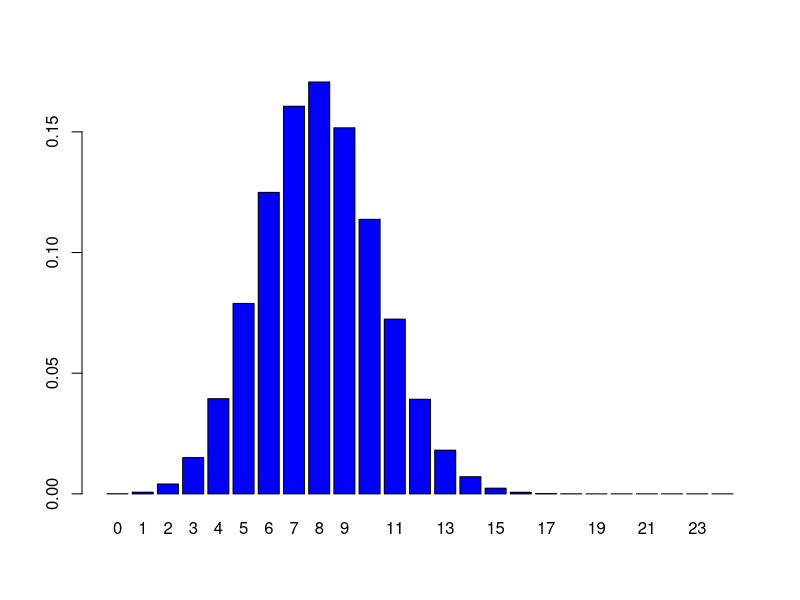
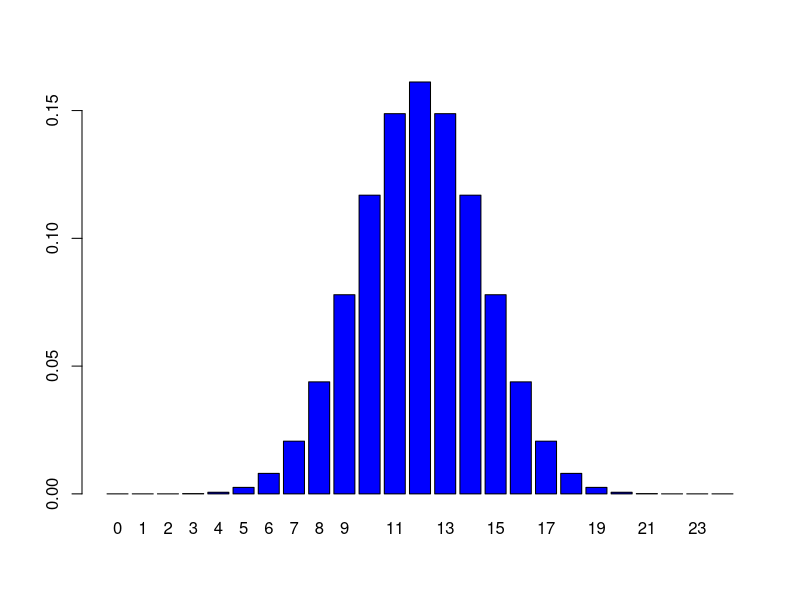
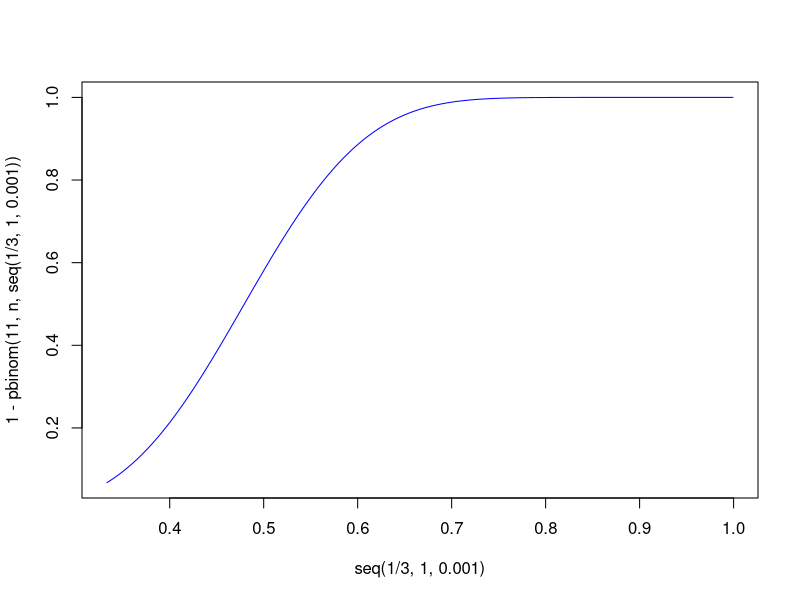
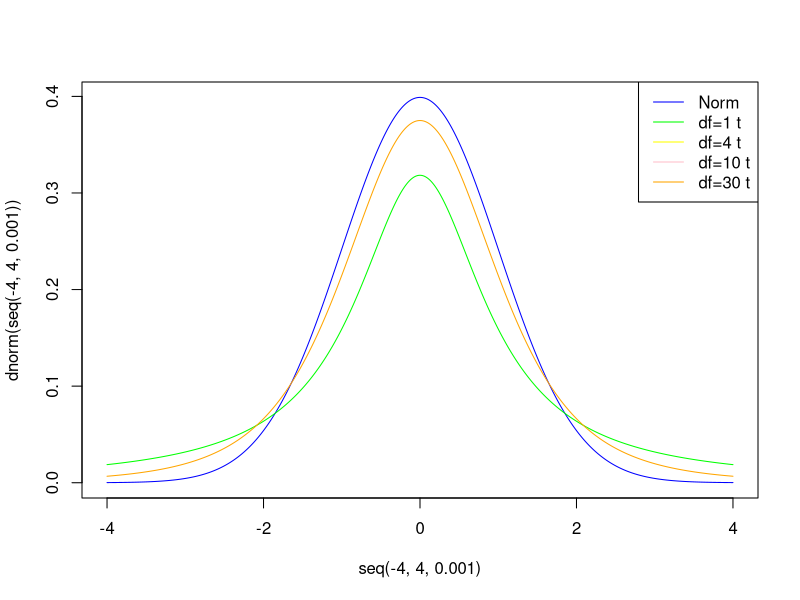

Generate these figures, in order, with R:
#8. gyakorlat, 3.feladat

p=1/3
n<-24

png('Valsz_plot.png')
#plot(dbinom(0:n, n, p), type='l', col='blue')
barplot(dbinom(0:n, n, p), col='blue',
        names.arg=0:24)
dev.off()

p=0.5

png('Valsz_plot_H1.png')
#plot(dbinom(0:n, n, p), type='l', col='blue')
barplot(dbinom(0:n, n, p), col='blue',
        names.arg=0:24)
dev.off()

#b)

#Elsofaju hiba: elvetjuk H0-t, felteve hogy H0 igaz

p=1/3
#y_c=12
sum(dbinom(12:24, n, p))
1-pbinom(11, n, p)

#y_c=13
sum(dbinom(13:24, n, p))
1-pbinom(12, n, p)

#c)

png('Erofv.png')
plot(seq(1/3, 1, 0.001),1-pbinom(11, n, seq(1/3, 1, 0.001)), 
type='l', col='blue')
dev.off()

#d)

n_sim=1000
y_c<-12

H0_szerinti_mintak<-rbinom(n_sim, n, 1/3)
H1_szerinti_mintak<-rbinom(n_sim, n, 1/2)

#Szimulalt elsofaju hiba:
sum(H0_szerinti_mintak>=12)/n_sim

#Szimulalt masodfaju hiba:
sum(H1_szerinti_mintak<12)/n_sim

#Erofv p=0.5 eseten:
1-sum(H1_szerinti_mintak<12)/n_sim

#Nevezetes probak, t-eloszlas surusegfve szemleltetes

png('t_eloszlas_szemleltetes.png')
plot(seq(-4, 4, 0.001),dnorm(seq(-4, 4, 0.001)), type='l', col='blue')

dfs=c(1, 4, 10, 30)
cols=c('green', 'yellow', 'pink', 'orange')
names(cols)<-dfs

for (df in dfs){
  lines(seq(-4, 4, 0.001),dt(seq(-4, 4, 0.001), df), col=cols[df])
}
legend(x='topright', legend=c('Norm', paste0('df=', dfs, ' t')), lty=1, 
       col=c('blue', cols))
dev.off()

minta=c(171, 171, 173, 176, 176, 177, 177, 178, 183, 188)
mu=175
sigma=5
alpha=0.05
Probafv<-(mean(minta)-mu)/(sigma/sqrt(length(minta)))

#1. megoldas kritikus ertek alapjan:
qnorm(1-alpha/2)
#A probafv. abszolut erteke (1.26) nem haladja meg a kritikus erteket (1.96),
#igy nem tudjuk elvetni a H0 hipotezist.

#2. megoldas p-ertek alapjan:
2*(1-pnorm(Probafv))
#A p-ertek 0.21>0.05, igy nincs eleg bizonyitekunk H0 ellen, nem tudjuk elvetni.

#c)

#1. megoldas, Kritikus ertek alapjan:
Probafv
qnorm(1-alpha)
#A Probafv. erteke most sem esik a krtikus tartomanyba, igy nem tudjuk elvetni H0-t

#2. megoldas, p-ertek alapjan:
1-pnorm(abs(Probafv))
#A p-ertek nagyobb, mint a 0.05 szignifikancia szint igy nem tudjuk elvetni a H0 hipotezist

#d)

korrigalt_tapasztalati_szoras=sd(minta)
Probafv=(mean(minta)-mu)/(korrigalt_tapasztalati_szoras/sqrt(length(minta)))
kritikus_ertek=qt(1-alpha/2, df=length(minta)-1)
#Mivel a Probafv ertek (1.2) nem haladja meg a kritikus erteket, igy nem tudjuk
#elvetni a H0 hipotezist

#2. megoldas p-ertek alapjan:
2*(1-pt(abs(Probafv), df=length(minta)-1))
#Mivel a p-ertek (0.26) nagyobb, mint 0.05, nincs eleg bizonyitekunk a H0
#hipotezis ellen, nem tudjuk elvetni.